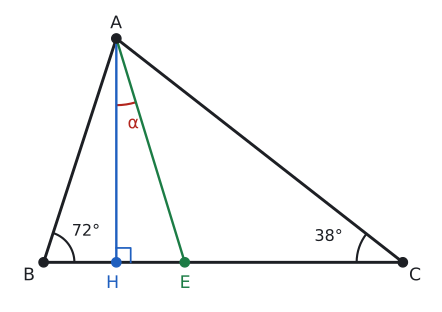

This chart was generated by the following Python code:
import sys; sys.path.insert(0, "tools")
from cizim import *

# m(B)=72, m(C)=38, m(A)=70. [AH] yükseklik, [AE] açıortay: m(HAE)=(72-38)/2=17.
B = np.array([0.0, 0.0]); C = np.array([7.0, 0.0])
t = 7 * np.sin(np.radians(38)) / np.sin(np.radians(70))
A = B + t * np.array([np.cos(np.radians(72)), np.sin(np.radians(72))])
H = np.array([A[0], 0.0])
# açıortay: BE/EC = AB/AC
AB, AC = np.linalg.norm(A - B), np.linalg.norm(A - C)
E = B + (C - B) * AB / (AB + AC)
v1, v2 = H - A, E - A
print("HAE", np.degrees(np.arccos(np.dot(v1, v2) / np.linalg.norm(v1) / np.linalg.norm(v2))))

fig, ax = sekil(6, 4)
ax.set_aspect("equal"); ax.axis("off")
ax.plot(*zip(B, C, A, B), color=YAZI)
ax.plot(*zip(A, H), color=MAVI, lw=1.8)
ax.plot(*zip(A, E), color=YESIL, lw=1.8)
k = 0.28
ax.plot([H[0] + k, H[0] + k, H[0]], [0, k, k], color=MAVI, lw=1.3)
nokta(ax, *A, "A", dx=-0.12, dy=0.2); nokta(ax, *B, "B", dx=-0.4, dy=-0.35); nokta(ax, *C, "C", dx=0.12, dy=-0.35)
nokta(ax, *H, "H", dx=-0.2, dy=-0.5, renk=MAVI); nokta(ax, *E, "E", dx=-0.1, dy=-0.5, renk=YESIL)
aci(ax, B, C, A, r=0.6, ad="72°", renk=YAZI)
aci(ax, C, A, B, r=0.9, ad="38°", renk=YAZI)
aci(ax, A, H, E, r=1.3, ad="", renk=KIRMIZI)
ax.text(A[0] + 0.33, A[1] - 1.75, "α", color=KIRMIZI, fontsize=13, ha="center")
ax.set_xlim(-0.7, 7.6); ax.set_ylim(-0.8, A[1] + 0.6)
kaydet(fig, __file__)
